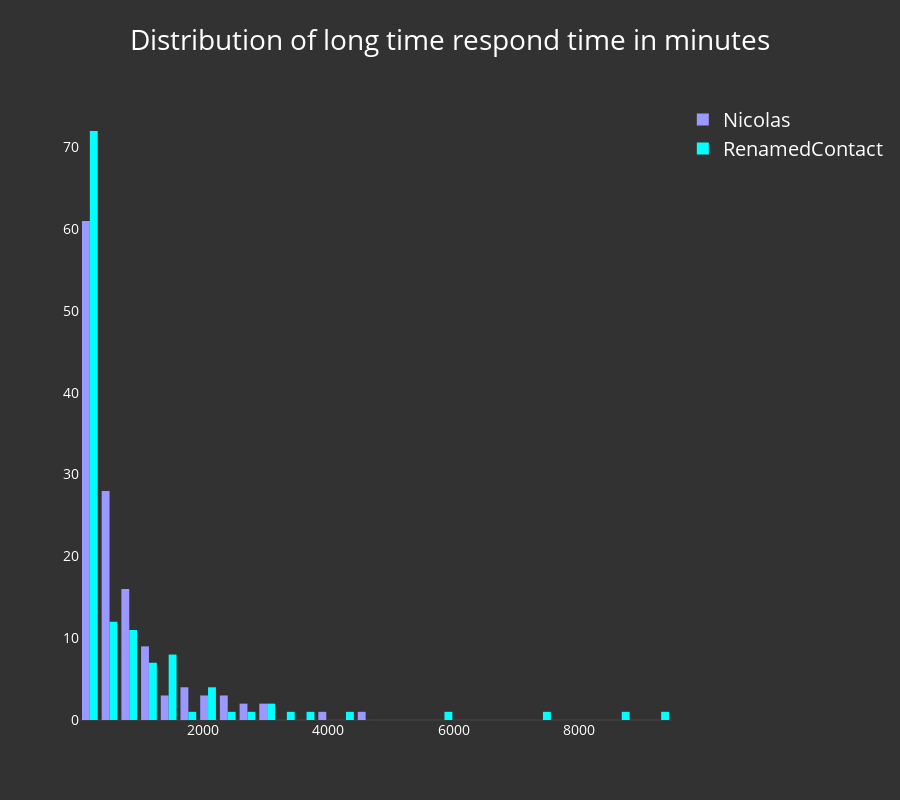

Notebook code cell kept with this figure:
### Code cell
iplot(wa.plot_dist_of_respondtimes(nb_mode=True, tail=True))

### Figure 1 — Plotly figure (JSON) as saved in the notebook; plotly's stock layout.template omitted (floating-point values rounded to 4 significant figures; data arrays with more than 128 entries replaced by an {"elided": "..."} marker saying what was removed)
{"data": [{"marker": {"color": "rgba(153, 153, 255, 1)"}, "name": "Nicolas", "type": "histogram", "uid": "1d9f8237-f9c4-469d-9db8-9168d074cfa3", "x": {"elided": "321 int values"}, "xbins": {"size": 314.8, "start": 30}}, {"marker": {"color": "rgba(0, 255, 255, 1)"}, "name": "RenamedContact", "type": "histogram", "uid": "e80fb431-3af8-4921-a87c-c5aa514f620d", "x": {"elided": "320 int values"}, "xbins": {"size": 314.8, "start": 30}}], "layout": {"font": {"color": "white", "size": 20}, "height": 800, "paper_bgcolor": "rgba(50, 50, 50, 1)", "plot_bgcolor": "rgba(50, 50, 50, 1)", "title": "Distribution of long time respond time in minutes", "xaxis": {"automargin": true, "showticklabels": true, "tickfont": {"color": "white", "size": 14}, "titlefont": {"color": "white", "size": 18}}, "yaxis": {"automargin": true, "showticklabels": true, "tickfont": {"color": "white", "size": 14}, "titlefont": {"color": "white", "size": 18}}}}
